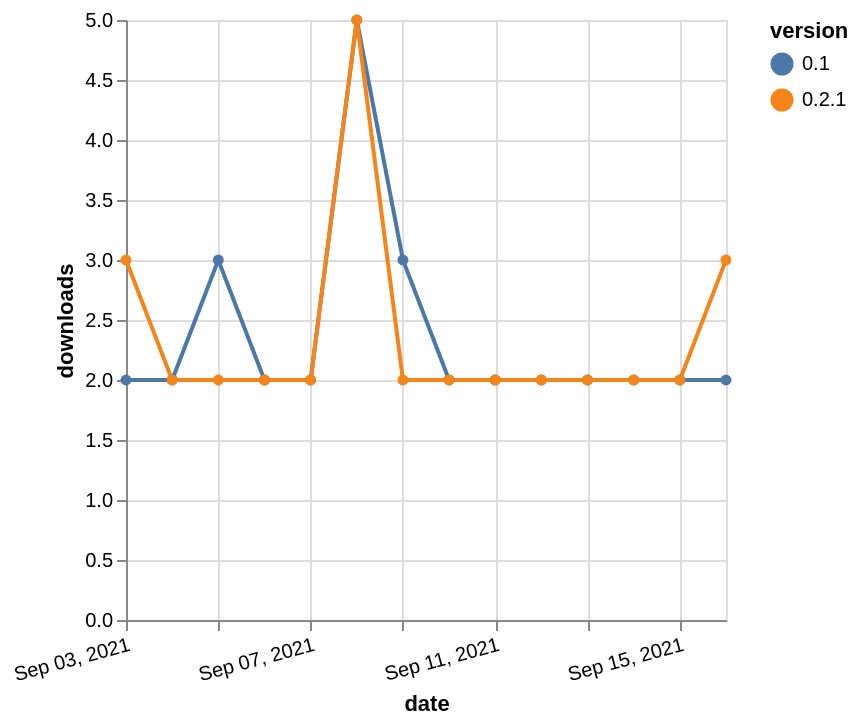

Describe this chart as a Vega-Lite specification.
### Vega-Lite specification from a JSON file in a GitHub repository (floating-point values rounded to 4 significant figures)
{"$schema": "https://vega.github.io/schema/vega-lite/v5.json", "description": "A simple bar chart with embedded data.", "data": {"values": [{"date": "2021-09-03", "total": 2596, "delta": 2, "version": "0.1"}, {"date": "2021-09-04", "total": 2598, "delta": 2, "version": "0.1"}, {"date": "2021-09-05", "total": 2601, "delta": 3, "version": "0.1"}, {"date": "2021-09-06", "total": 2603, "delta": 2, "version": "0.1"}, {"date": "2021-09-07", "total": 2605, "delta": 2, "version": "0.1"}, {"date": "2021-09-08", "total": 2610, "delta": 5, "version": "0.1"}, {"date": "2021-09-09", "total": 2613, "delta": 3, "version": "0.1"}, {"date": "2021-09-10", "total": 2615, "delta": 2, "version": "0.1"}, {"date": "2021-09-11", "total": 2617, "delta": 2, "version": "0.1"}, {"date": "2021-09-12", "total": 2619, "delta": 2, "version": "0.1"}, {"date": "2021-09-13", "total": 2621, "delta": 2, "version": "0.1"}, {"date": "2021-09-14", "total": 2623, "delta": 2, "version": "0.1"}, {"date": "2021-09-15", "total": 2625, "delta": 2, "version": "0.1"}, {"date": "2021-09-16", "total": 2627, "delta": 2, "version": "0.1"}, {"date": "2021-09-03", "total": 2365, "delta": 3, "version": "0.2.1"}, {"date": "2021-09-04", "total": 2367, "delta": 2, "version": "0.2.1"}, {"date": "2021-09-05", "total": 2369, "delta": 2, "version": "0.2.1"}, {"date": "2021-09-06", "total": 2371, "delta": 2, "version": "0.2.1"}, {"date": "2021-09-07", "total": 2373, "delta": 2, "version": "0.2.1"}, {"date": "2021-09-08", "total": 2378, "delta": 5, "version": "0.2.1"}, {"date": "2021-09-09", "total": 2380, "delta": 2, "version": "0.2.1"}, {"date": "2021-09-10", "total": 2382, "delta": 2, "version": "0.2.1"}, {"date": "2021-09-11", "total": 2384, "delta": 2, "version": "0.2.1"}, {"date": "2021-09-12", "total": 2386, "delta": 2, "version": "0.2.1"}, {"date": "2021-09-13", "total": 2388, "delta": 2, "version": "0.2.1"}, {"date": "2021-09-14", "total": 2390, "delta": 2, "version": "0.2.1"}, {"date": "2021-09-15", "total": 2392, "delta": 2, "version": "0.2.1"}, {"date": "2021-09-16", "total": 2395, "delta": 3, "version": "0.2.1"}]}, "width": "container", "mark": {"type": "line", "point": {"filled": true}}, "encoding": {"x": {"field": "date", "type": "temporal", "timeUnit": "yearmonthdate", "title": "date", "axis": {"labelAngle": -15}}, "y": {"field": "delta", "type": "quantitative", "title": "downloads"}, "color": {"field": "version", "type": "nominal"}, "tooltip": {"field": "delta"}}}
